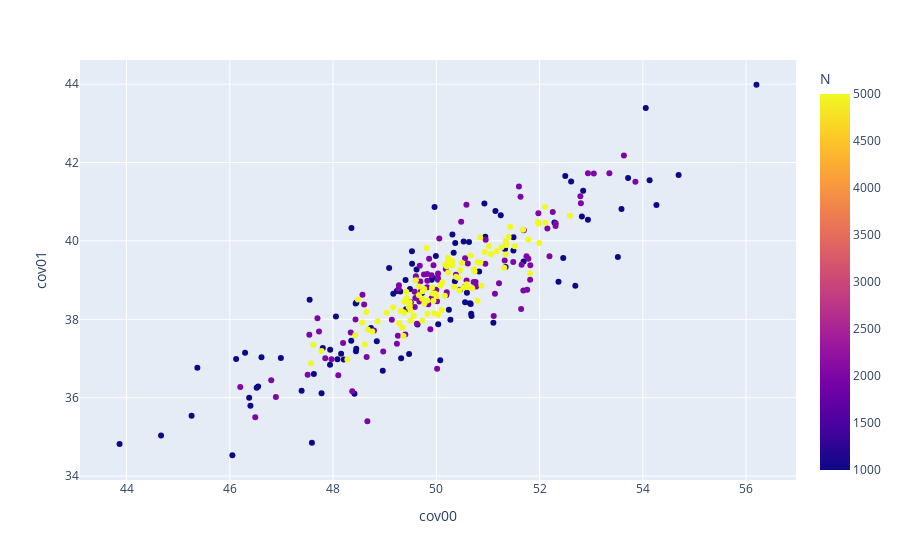

The code cell stored with this chart in its notebook:
### Code cell
px.scatter( cov_samples_diag, x='cov00', y='cov01', color='N')

### Figure 1 — Plotly figure (JSON) as saved in the notebook; plotly's stock layout.template omitted (floating-point values rounded to 4 significant figures; data arrays with more than 128 entries replaced by an {"elided": "..."} marker saying what was removed)
{"data": [{"hovertemplate": "cov00=%{x}<br>cov01=%{y}<br>N=%{marker.color}<extra></extra>", "legendgroup": "", "marker": {"color": {"elided": "300 int values"}, "coloraxis": "coloraxis", "symbol": "circle"}, "mode": "markers", "name": "", "orientation": "v", "showlegend": false, "type": "scatter", "x": {"elided": "300 float values"}, "xaxis": "x", "y": {"elided": "300 float values"}, "yaxis": "y"}], "layout": {"autosize": true, "coloraxis": {"colorbar": {"title": {"text": "N"}}, "colorscale": [[0, "#0d0887"], [0.1111, "#46039f"], [0.2222, "#7201a8"], [0.3333, "#9c179e"], [0.4444, "#bd3786"], [0.5556, "#d8576b"], [0.6667, "#ed7953"], [0.7778, "#fb9f3a"], [0.8889, "#fdca26"], [1, "#f0f921"]]}, "legend": {"tracegroupgap": 0}, "margin": {"t": 60}, "xaxis": {"anchor": "y", "autorange": true, "domain": [0, 1], "range": [43.09, 56.98], "title": {"text": "cov00"}, "type": "linear"}, "yaxis": {"anchor": "x", "autorange": true, "domain": [0, 1], "range": [33.8, 44.72], "title": {"text": "cov01"}, "type": "linear"}}}
